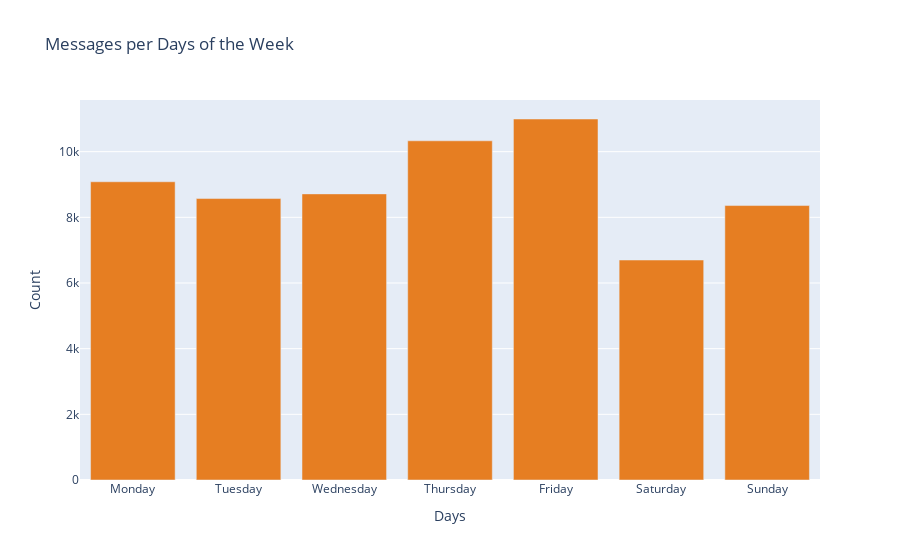

The notebook cell this image was saved under:
### Code cell
day_week = ["Monday", "Tuesday", "Wednesday", "Thursday", "Friday", "Saturday", "Sunday"]

px.bar(pd.DataFrame(df["Day_Week"].value_counts().reindex(day_week, axis=0).reset_index().rename(columns = {"index" : "Days", "Day_Week" : "Count"})), 
             x = "Days", 
             y = "Count",
             title = "Messages per Days of the Week",
             color_discrete_sequence = ["#E67E22"])

### Figure 1 — Plotly figure (JSON) as saved in the notebook; plotly's stock layout.template omitted (floating-point values rounded to 4 significant figures)
{"data": [{"alignmentgroup": "True", "hovertemplate": "Days=%{x}<br>Count=%{y}<extra></extra>", "legendgroup": "", "marker": {"color": "#E67E22", "pattern": {"shape": ""}}, "name": "", "offsetgroup": "", "orientation": "v", "showlegend": false, "textposition": "auto", "type": "bar", "x": ["Monday", "Tuesday", "Wednesday", "Thursday", "Friday", "Saturday", "Sunday"], "xaxis": "x", "y": [9083, 8572, 8714, 10331, 10995, 6700, 8359], "yaxis": "y"}], "layout": {"barmode": "relative", "legend": {"tracegroupgap": 0}, "title": {"text": "Messages per Days of the Week"}, "xaxis": {"anchor": "y", "domain": [0, 1], "title": {"text": "Days"}}, "yaxis": {"anchor": "x", "domain": [0, 1], "title": {"text": "Count"}}}}
